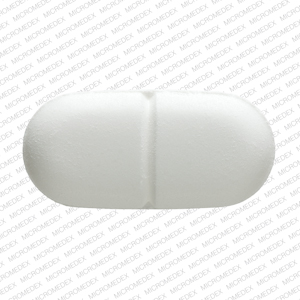
#> input picture step_4/pill_img.png, 300 x 300 px
$ jupyter execute --allow-errors rotate_image.ipynb   (shell and % lines are left out)
#> lines starting #> are read from the running program, lines starting #| are printed output that depends on the picture
Testing nb for loading an image and then rotating it cv2.rotate() without losing pixels (aka creating black padding triangles and then shrinking that resultant shape back down to the proper size - would addiitionally keep the og img)

[cell 1]
import os, pathlib, glob
import cv2
import numpy as np
import matplotlib.pyplot as plt

[cell 2]
import requests

[cell 3]
pill_url = r'https://www.drugs.com/images/pills/mmx/t107206b/acetaminophen-and-hydrocodone-bitartrate.jpg'
affine_url = r'https://www.pyimagesearch.com/wp-content/uploads/2016/12/opencv_rotate_matrix.png'

#> (a cell that did not finish here is left out)

---

The pyimagesearch explanation for the affine matrix is lacking

[cell 5]
img_path = pathlib.Path.cwd()/'pill_img.png'

[cell 6]
img = cv2.imread(str(img_path))
#> img is the input picture: shape (300, 300, 3); mean B, G, R 235.4, 236.9, 236.5

[cell 7]
plt.imshow(cv2.cvtColor(img, cv2.COLOR_BGR2RGB))

Let's say our img is 200x400, with origin (0,0) at the upper left and (199,-399) at the bottom right.

To rotate by 45 degrees, around the center (99,-199), can figure out how far each pixel moves easily using polar coordinates and then converting back to cartesian.

So for pixel (x_0, y_0), calculate the distance from the centerpoint (99,199) and the angle. That point's new polar coordinate is (dist, angle + rotation). Converting to cartesian: `x=r*cos(theta); y=r*sin(theta)`, can easily see this using by drawing a triangle in the first quadrant.

Now the coords for each pixel need to be in the 4th quadrant, can do so by finding the smallest x_coord and largest y_coord, then adding and subtracting those values respectively on each pixel's coord's.

Can now fill all null pixles between (0,0) and (x_max, y_min) with 0's for black.

[cell 8]
img.shape
#> Out = (300, 300, 3)

[cell 9]
h, w = img.shape[:2]
#> h = 300; w = 300

[cell 10]
center = (w // 2, h // 2)
#> center = (150, 150)
angle = 45 #COUNTERCLOCKWISE!
scale = 1

[cell 11]
M = cv2.getRotationMatrix2D(center, angle, scale)

[cell 12]
type(M), M.shape

[cell 13]
M

[cell 14]
rotate = cv2.warpAffine(img, M, (w,h))
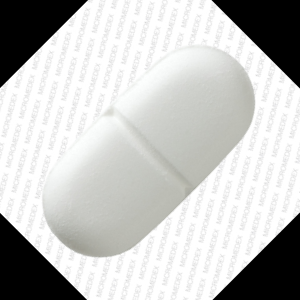
#> rotate: shape (300, 300, 3); mean B, G, R 192.7, 194.1, 193.7

[cell 15]
type(rotate), rotate.shape

[cell 16]
plt.imshow(cv2.cvtColor(rotate, cv2.COLOR_BGR2RGB))

with full black edges and __clockwise__

The previous solution uses a cv2 builtin fn which returns an affine transform matrix, then uses it.

[cell 17]
h, w = img.shape[:2]
h, w
#> Out = (300, 300)

[cell 18]
cX, cY = w/2, h/2 #need floats this time
#> cX = 150; cY = 150
cX, cY
#> Out = (150, 150)

[cell 19]
M = cv2.getRotationMatrix2D((cX, cY), -angle, scale*1.)
M

[cell 20]
cos, sin = np.abs(M[0, 0]), np.abs(M[0, 1])
#> cos = 0.707; sin = 0.707
cos, sin

[cell 21]
#draw a rect turned by angle, then surround it with a rectangle,
#and do basic geometry
nWidth = int((h * sin) + (w * cos))
nHeight = int((w * sin) + (h * cos))

[cell 22]
#reset the center
M[0,2] += (nWidth/2) - cX
M[1,2] += (nHeight/2) - cY
M

[cell 23]
plt.imshow(cv2.warpAffine(img, M, (nWidth, nHeight)))
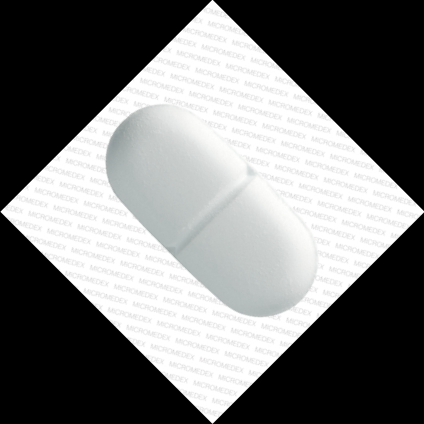
#> shown: shape (424, 424, 3); mean R, G, B 117.9, 118.6, 118.4

[cell 24]
import imutils

[cell 25]
dir(imutils)

[cell 26]
z2 = imutils.rotate_bound(img, 45)

[cell 27]
plt.imshow(cv2.cvtColor(z2, cv2.COLOR_BGR2RGB))

$ run again, with assets/images/colorful_flower.png copied over step_4/pill_img.png
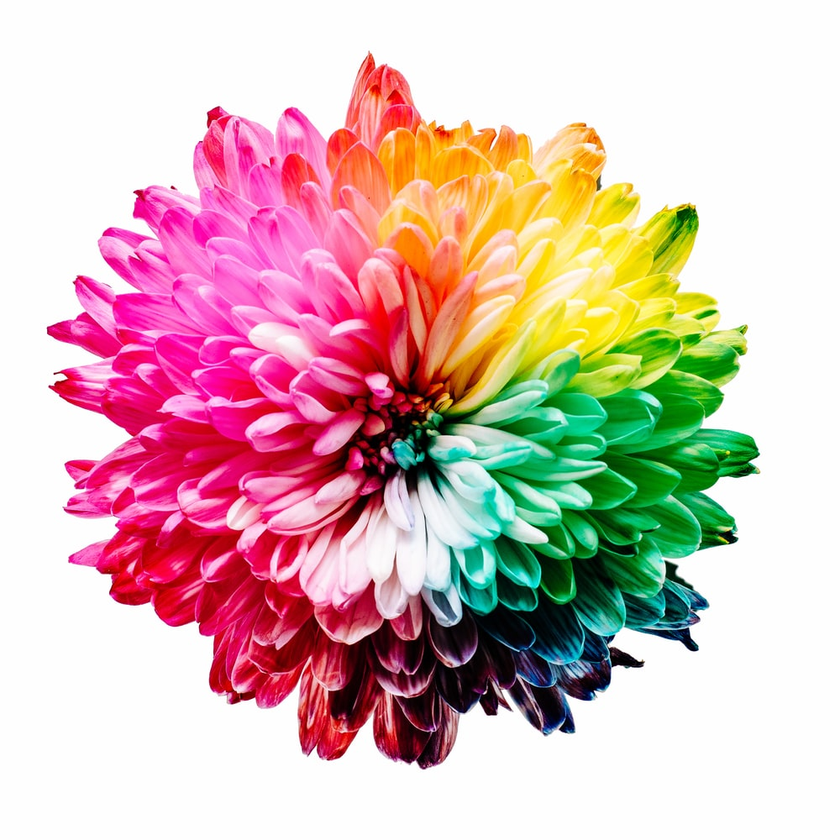
#> input picture assets/images/colorful_flower.png, 840 x 840 px, shrunk from 1000 x 1000 before the run
#> img is the input picture: shape (840, 840, 3); mean B, G, R 182.7, 186.5, 216.1
#> `rotate = cv2.warpAffine(img, M, (w,h))`:
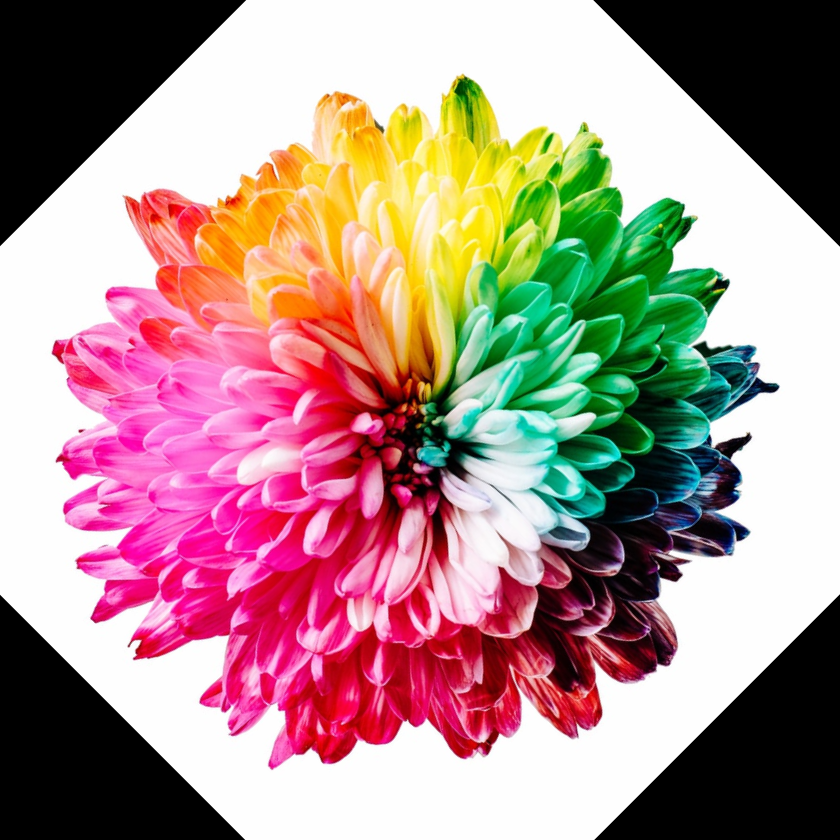
#> rotate: shape (840, 840, 3); mean B, G, R 139.2, 142.9, 172.5
#> `[cell 27] plt.imshow(cv2.cvtColor(z2, cv2.COLOR_BGR2RGB))`:
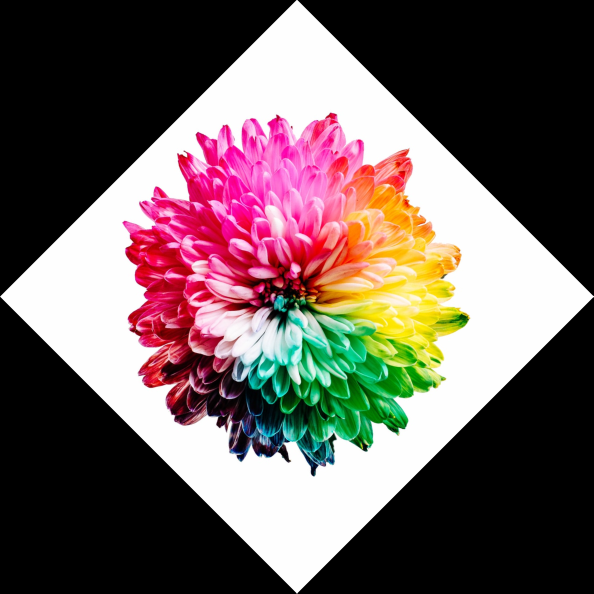
#> shown: shape (1187, 1187, 3) (shown at 1/2 size); mean R, G, B 108.2, 93.4, 91.5
